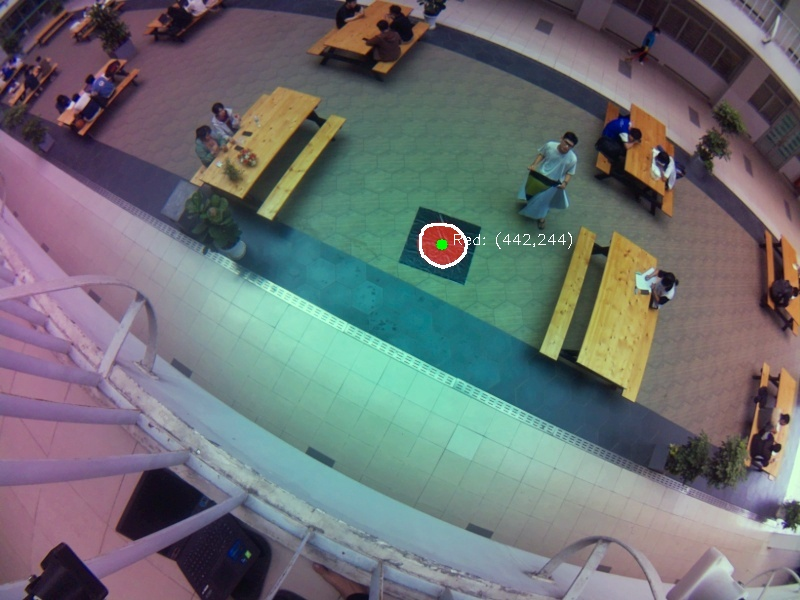
#> input picture Image_from_test_cam_4/centers_frame_0620.jpg, 800 x 600 px, given in place of the camera
$ python Webcam.py
#> lines starting #> are read from the running program, lines starting #| are printed output that depends on the picture; after the words box and inside, x2 and y2 are one past the last pixel; in counts of white or black regions, pixels touching at a corner belong together
import cv2
import numpy as np
import time

# cap = cv2.VideoCapture(2, cv2.CAP_V4L2)

cap = cv2.VideoCapture(2)


cap.set(cv2.CAP_PROP_BUFFERSIZE, 1)  # Giảm buffer để giảm độ trễ
cap.set(cv2.CAP_PROP_FPS, 60)  # Tăng FPS để giảm giật lag
cap.set(cv2.CAP_PROP_FRAME_WIDTH, 1280)  # Đặt độ phân giải
cap.set(cv2.CAP_PROP_FRAME_HEIGHT, 720)  # Đặt độ phân giải

#-----------------------------------------------------------------------------------------------------------------------------------
#-----------------------------------------------------------------------------------------------------------------------------------

# [18 lines left out: functions capture_frame, calculate_distance, not called in this run]

#-----------------------------------------------------------------------------------------------------------------------------------
#-----------------------------------------------------------------------------------------------------------------------------------

def detect_blue_regions(frame, area_threshold=1000):
    # Chuyển đổi từ BGR sang HSV
    hsv = cv2.cvtColor(frame, cv2.COLOR_BGR2HSV)

    h, s, v = cv2.split(hsv)
    v_eq = cv2.equalizeHist(v)

    hsv = cv2.merge((h, s, v_eq))

    lower_blue = np.array([170, 70, 50])
    upper_blue = np.array([130, 255, 255])

    # Tạo mặt nạ cho vùng màu xanh
    mask_blue = cv2.inRange(hsv, lower_blue, upper_blue)

    mask_blue_colored = cv2.cvtColor(mask_blue, cv2.COLOR_GRAY2BGR)

    # Tìm các contour từ mặt nạ
    contours, _ = cv2.findContours(mask_blue, cv2.RETR_EXTERNAL, cv2.CHAIN_APPROX_SIMPLE)

    blue_circles = []  # Danh sách lưu trữ các vòng tròn màu xanh

    for cnt in contours:
        # Chỉ xử lý những vùng có diện tích đủ lớn
        if cv2.contourArea(cnt) > area_threshold:
            (x, y), radius = cv2.minEnclosingCircle(cnt)  # Tính toán hình tròn bao quanh
            blue_circles.append([x, y, radius])  # Thêm thông tin vòng tròn vào danh sách

            cv2.drawContours(mask_blue_colored, [cnt], -1, (255, 0, 0), 2)
            cv2.circle(mask_blue_colored, (int(x), int(y)), int(radius), (255, 0, 0), 2)


    if len(blue_circles) > 0:
        blue_circles = np.array(blue_circles, dtype=np.float32)  # Chuyển đổi danh sách thành numpy array
    else:
        blue_circles = None  # Không có vòng tròn nào được phát hiện

    return blue_circles, mask_blue_colored

#-----------------------------------------------------------------------------------------------------------------------------------
#-----------------------------------------------------------------------------------------------------------------------------------

def detect_red_regions(frame, area_threshold=1000):
    # Chuyển đổi từ BGR sang HSV
    hsv = cv2.cvtColor(frame, cv2.COLOR_BGR2HSV)

    lower_red1 = np.array([0, 90, 90])
    upper_red1 = np.array([15, 255, 255])
    lower_red2 = np.array([160, 90, 90])
    upper_red2 = np.array([180, 255, 255])

    # Tạo mặt nạ cho vùng màu đỏ
    mask_red1 = cv2.inRange(hsv, lower_red1, upper_red1)
    mask_red2 = cv2.inRange(hsv, lower_red2, upper_red2)
    mask_red = cv2.bitwise_or(mask_red1, mask_red2)  # Kết hợp hai mặt nạ

    mask_red_colored = cv2.cvtColor(mask_red, cv2.COLOR_GRAY2BGR)

    # Tìm các contour từ mặt nạ
    contours, _ = cv2.findContours(mask_red, cv2.RETR_EXTERNAL, cv2.CHAIN_APPROX_SIMPLE)

    red_circles = []  # Danh sách lưu trữ các vòng tròn màu đỏ

    for cnt in contours:
        # Chỉ xử lý những vùng có diện tích đủ lớn
        if cv2.contourArea(cnt) > area_threshold:
            (x, y), radius = cv2.minEnclosingCircle(cnt)  # Tính toán hình tròn bao quanh
            red_circles.append([x, y, radius])  # Thêm thông tin vòng tròn vào danh sách

            cv2.drawContours(mask_red_colored, [cnt], -1, (0, 0, 255), 2)
            cv2.circle(mask_red_colored, (int(x), int(y)), int(radius), (0, 0, 255), 2)


    if len(red_circles) > 0:
        red_circles = np.array(red_circles, dtype=np.float32)  # Chuyển đổi danh sách thành numpy array
    else:
        red_circles = None  # Không có vòng tròn nào được phát hiện

    return red_circles, mask_red_colored

#-----------------------------------------------------------------------------------------------------------------------------------
#-----------------------------------------------------------------------------------------------------------------------------------

def detect_yellow_regions(frame, area_threshold=1000):
    # Chuyển đổi từ BGR sang HSV
    hsv = cv2.cvtColor(frame, cv2.COLOR_BGR2HSV)

    # Định nghĩa ngưỡng cho màu vàng
    lower_yellow = np.array([20, 50, 100])
    upper_yellow = np.array([45, 255, 255])

    # Tạo mặt nạ cho vùng màu vàng
    mask_yellow = cv2.inRange(hsv, lower_yellow, upper_yellow)

    mask_yellow_colored = cv2.cvtColor(mask_yellow, cv2.COLOR_GRAY2BGR)

    # Tìm các contour từ mặt nạ
    contours, _ = cv2.findContours(mask_yellow, cv2.RETR_EXTERNAL, cv2.CHAIN_APPROX_SIMPLE)

    yellow_circles = []  # Danh sách lưu trữ các vòng tròn màu vàng

    for cnt in contours:
        # Chỉ xử lý những vùng có diện tích đủ lớn
        if cv2.contourArea(cnt) > area_threshold:
            (x, y), radius = cv2.minEnclosingCircle(cnt)  # Tính toán hình tròn bao quanh
            yellow_circles.append([x, y, radius])  # Thêm thông tin vòng tròn vào danh sách

            cv2.drawContours(mask_yellow_colored, [cnt], -1, (0, 255, 255), 2)
            cv2.circle(mask_yellow_colored, (int(x), int(y)), int(radius), (0, 255, 255), 2)


    if len(yellow_circles) > 0:
        yellow_circles = np.array(yellow_circles, dtype=np.float32)  # Chuyển đổi danh sách thành numpy array
    else:

        yellow_circles = None  # Không có vòng tròn nào được phát hiện

    return yellow_circles, mask_yellow_colored

# [90 lines of commented-out code are left out]

# [287 lines left out: functions detect_white_triangles, detect_helipad, detect_circles_on_black_background, visualize, get_color_name, get_dominant_color_name, not called in this run]

#-----------------------------------------------------------------------------------------------------------------------------------
#-----------------------------------------------------------------------------------------------------------------------------------

def process_frame(frame_o):
    """ Blur, convert to grayscale and detect circles """
    frame = cv2.blur(frame_o, (3, 3))
    gray = cv2.cvtColor(frame, cv2.COLOR_BGR2GRAY)

    blue_circles, mask_blue = detect_blue_regions(frame)
    red_circles, mask_red = detect_red_regions(frame)
    yellow_circles, mask_yellow = detect_yellow_regions(frame)
    white_triangles, mask_white_tri = detect_white_triangles(frame)


    blue_on_black, red_on_black, yellow_on_black, white_triangles_black, mask_black, output = detect_circles_on_black_background(
        blue_circles, red_circles, yellow_circles, white_triangles, frame)


    return frame, mask_blue, mask_red, mask_yellow, mask_white_tri, mask_black, blue_on_black, red_on_black, yellow_on_black, white_triangles_black, output
    #return frame, mask_blue, mask_red, mask_yellow, blue_circles, red_circles, yellow_circles, output

#-----------------------------------------------------------------------------------------------------------------------------------
#-----------------------------------------------------------------------------------------------------------------------------------

# [123 lines left out: function draw_shapes_on_frame, not called in this run]

#-----------------------------------------------------------------------------------------------------------------------------------
#-----------------------------------------------------------------------------------------------------------------------------------

def anisotropic_diffusion(img, num_iter=3, kappa=30, gamma=0.1):
    """
    Hàm thực hiện Anisotropic Diffusion trên hình ảnh.

    Parameters:
        img (ndarray): Hình ảnh đầu vào.
        num_iter (int): Số lần lặp.
        kappa (float): Tham số điều chỉnh độ nhạy với độ sáng.
        gamma (float): Tham số điều chỉnh độ lớn của bước.

    Returns:
        output (ndarray): Hình ảnh đã được xử lý.
    """
    img = img.astype(np.float32) / 255.0  # Chuyển đổi sang float
    for _ in range(num_iter):
        # Tính toán gradient
        dx = np.roll(img, -1, axis=1) - img
        dy = np.roll(img, -1, axis=0) - img
        # Tính toán tính toán nhịp
        c = np.exp(-(dx ** 2 + dy ** 2) / kappa)
        # Cập nhật hình ảnh
        img += gamma * (c * (dx + dy))

    return (img * 255).astype(np.uint8)

#-----------------------------------------------------------------------------------------------------------------------------------
#-----------------------------------------------------------------------------------------------------------------------------------

# [46 lines left out: function combine_images_grid, not called in this run]

#-----------------------------------------------------------------------------------------------------------------------------------
#-----------------------------------------------------------------------------------------------------------------------------------

def main():
    try:
        # Kiểm tra xem camera có mở được không
        if not cap.isOpened():
            print("Không thể mở webcam ngoài! Hãy kiểm tra lại ID.")
            exit()

        while True:
            start_time = time.time()

            # Initialize Picamera2
            ret, frame = cap.read()
#> frame is the input picture: shape (600, 800, 3); mean B, G, R 114.4, 111.9, 107.8
            if not ret:
                break


            # Resize ảnh xuống 50% để tối ưu xử lý
            frame = cv2.resize(frame, (0, 0), fx=0.5, fy=0.5)
#> frame: shape (300, 400, 3)


            # Giảm chói bằng anisotropic diffusion (giữ lại màu sắc)
            processed_color_frame = anisotropic_diffusion(frame)
#> the loop in anisotropic_diffusion, `for _ in range(num_iter):` made 3 passes
#> pass 1, in anisotropic_diffusion, `dy = np.roll(img, -1, axis=0) - img`:
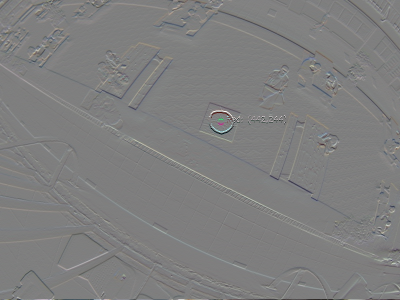
#> dy: shape (300, 400, 3) float32; mean of channels 0, 1, 2 -1.74e-09, -5.97e-09, -3.24e-09; drawn with min black and max white

            # Tiếp tục xử lý để phát hiện hình tròn, tam giác (lưu ý: process_frame chuyển sang grayscale nên hãy sử dụng ảnh đã giảm chói để phát hiện các hình dạng)

            blur_frame, mask_blue, mask_red, mask_yellow, mask_white_tri, mask_black, blue_on_black, red_on_black, yellow_on_black, white_triangles_black, Output = process_frame(processed_color_frame)
#> in detect_blue_regions, `hsv = cv2.cvtColor(frame, cv2.COLOR_BGR2HSV)`: hsv: shape (300, 400, 3); mean H, S, V 103.1, 73.2, 127.7
#> in detect_blue_regions, `h, s, v = cv2.split(hsv)`:
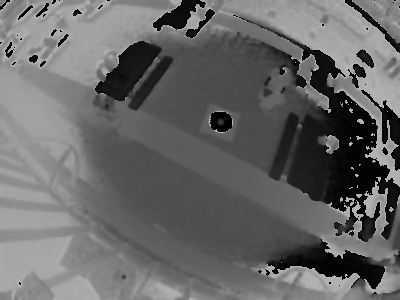
#> h: shape (300, 400); min 0, max 179, mean 103.1
#> in detect_blue_regions, `h, s, v = cv2.split(hsv)`:
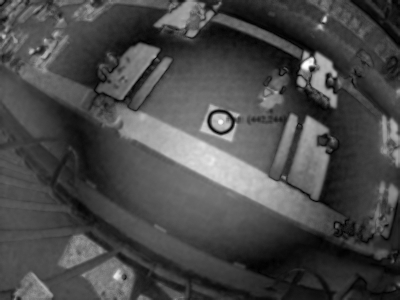
#> s: shape (300, 400); min 0, max 255, mean 73.2
#> in detect_blue_regions, `h, s, v = cv2.split(hsv)`:
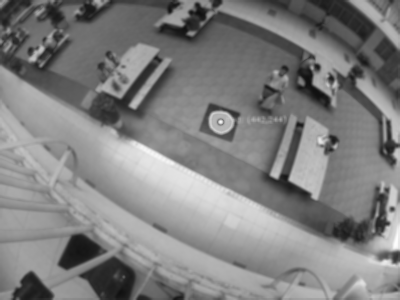
#> v: shape (300, 400); min 14, max 253, mean 127.7
#> in detect_blue_regions, `v_eq = cv2.equalizeHist(v)`:
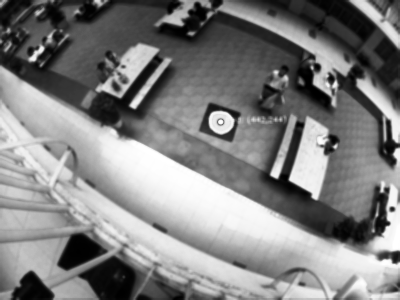
#> v_eq: shape (300, 400); min 0, max 255, mean 128.3
#> in detect_blue_regions, `hsv = cv2.merge((h, s, v_eq))`: hsv: shape (300, 400, 3); mean H, S, V 103.1, 73.2, 128.3
#> in detect_blue_regions, `mask_blue = cv2.inRange(hsv, lower_blue, upper_blue)`: mask_blue: shape (300, 400); every value is 0
#> in detect_blue_regions, `mask_blue_colored = cv2.cvtColor(mask_blue, cv2.COLOR_GRAY2BGR)`: mask_blue_colored: shape (300, 400, 3); every value is 0
#> in detect_blue_regions, `contours, _ = cv2.findContours(mask_blue, cv2.RETR_EXTERNAL, cv2.CHAIN..`: contours = []
#> in detect_red_regions, `mask_red1 = cv2.inRange(hsv, lower_red1, upper_red1)`:
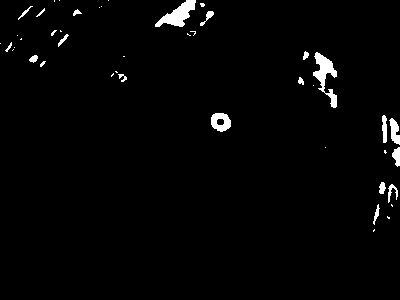
#> mask_red1: shape (300, 400); 2% white; 44 white regions (25 under 20 px), largest, box (x1, y1, x2, y2) and area: (313, 52, 337, 108) 540, (155, 0, 196, 27) 512, (211, 113, 231, 132) 264
#> in detect_red_regions, `mask_red2 = cv2.inRange(hsv, lower_red2, upper_red2)`: mask_red2: shape (300, 400); 0.22% white in thin lines or dots, all inside (x1, y1, x2, y2) = (0, 0, 307, 274)
#> in detect_red_regions, `mask_red = cv2.bitwise_or(mask_red1, mask_red2)`: mask_red: shape (300, 400); 2.2% white; 61 white regions (41 under 20 px), largest, box (x1, y1, x2, y2) and area: (313, 52, 337, 108) 540, (155, 0, 196, 27) 512, (211, 113, 231, 132) 265
#> in detect_red_regions, `mask_red_colored = cv2.cvtColor(mask_red, cv2.COLOR_GRAY2BGR)`: mask_red_colored: shape (300, 400, 3); 2.2% white; 61 white regions (41 under 20 px)
#> in detect_red_regions, `contours, _ = cv2.findContours(mask_red, cv2.RETR_EXTERNAL, cv2.CHAIN_..`: contours = 61 contours, 44 with area under 20; largest, box (x1, y1, x2, y2) and area: (155, 0, 196, 27) 458, (313, 52, 337, 108) 456, (211, 113, 231, 132) 274, (389, 118, 400, 145) 148, (382, 115, 387, 143) 86
#> the loop in detect_red_regions, `for cnt in contours:` made 61 passes
#> cnt on passes 1, 2, 4, 5, 7, 13, 18, 20, 21, 22, 25, 26: [[28, 272], [27, 273]], [[30, 271]], [[65, 247]], [[374, 229], [373, 230], [373, 231], [374, 230]], [[391, 204], [391, 205], [392, 206], [392, 205]], [[325, 147]], [[5, 102], [5, 103], [6, 103]], [[6, 91], [6, 93]], [[0, 89], [0, 90]], [[313, 85]], [[113, 73], [111, 75], [111, 76], [113, 74]], [[115, 71], [116, 72], [117, 72], [116, 71]]
#> after the loop in detect_red_regions, `for cnt in contours:`: red_circles = []
#> in detect_yellow_regions, `mask_yellow = cv2.inRange(hsv, lower_yellow, upper_yellow)`: mask_yellow: shape (300, 400); 3.5% white; 14 white regions (10 under 20 px), largest, box (x1, y1, x2, y2) and area: (288, 115, 330, 201) 2062, (101, 44, 160, 99) 937, (270, 113, 299, 179) 657, (129, 57, 173, 110) 522
#> in detect_yellow_regions, `mask_yellow_colored = cv2.cvtColor(mask_yellow, cv2.COLOR_GRAY2BGR)`: mask_yellow_colored: shape (300, 400, 3); 3.5% white; 14 white regions (10 under 20 px)
#> in detect_yellow_regions, `contours, _ = cv2.findContours(mask_yellow, cv2.RETR_EXTERNAL, cv2.CHA..`: contours = 14 contours, 9 with area under 20; largest, box (x1, y1, x2, y2) and area: (288, 115, 330, 201) 1968, (101, 44, 160, 99) 882, (270, 113, 299, 179) 587, (129, 57, 173, 110) 464, (217, 119, 224, 125) 26
#> the loop in detect_yellow_regions, `for cnt in contours:` made 14 passes
#> (x, y, radius) on pass 6: (311, 157.5, 42.79)
#> cnt on passes 4, 8, 9, 10, 11, 14: [[393, 213]], [[326, 87]], [[325, 83], [325, 85]], [[265, 82], [265, 83], [266, 83], [266, 82]], [[268, 79]], [[137, 44]]
#> after the loop in detect_yellow_regions, `for cnt in contours:`:
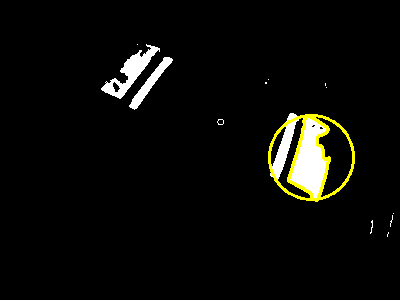
#> mask_yellow_colored: shape (300, 400, 3); mean B, G, R 7.9, 11.1, 11.1
#> after the loop in detect_yellow_regions, `for cnt in contours:`: yellow_circles = [[311, 157.5, 42.79]]


            Output = draw_shapes_on_frame(blur_frame, blue_on_black, red_on_black, yellow_on_black, white_triangles_black)

            end_time = time.time()
            seconds = end_time - start_time
            fps = 1.0 / seconds

            # Gắn thông tin FPS lên ảnh output
            Out_final = visualize(Output, 'FPS', 'hz', 20, 'green', fps)

            # Kết hợp các ảnh để hiển thị cùng 1 cửa sổ: ảnh gốc, ảnh vùng màu xanh, và ảnh output có vẽ các hình
            img_list = [[Out_final,mask_black, mask_blue], [mask_red, mask_yellow, mask_white_tri]]

            titles = [["hinh vuong","black mask","blue Mask"], ["red mask", "yellow mask", "tam giac"]]
            mask = combine_images_grid(img_list, titles)

            cv2.imshow("Combined", mask)


            if cv2.waitKey(33) == 27:  # Escape key
                break

    except Exception as e:
        print(e)

    finally:
        cap.release()
        cv2.destroyAllWindows()

if __name__ == "__main__":
    main()

#-----------------------------------------------------------------------------------------------------------------------------------
#-----------------------------------------------------------------------------------------------------------------------------------
